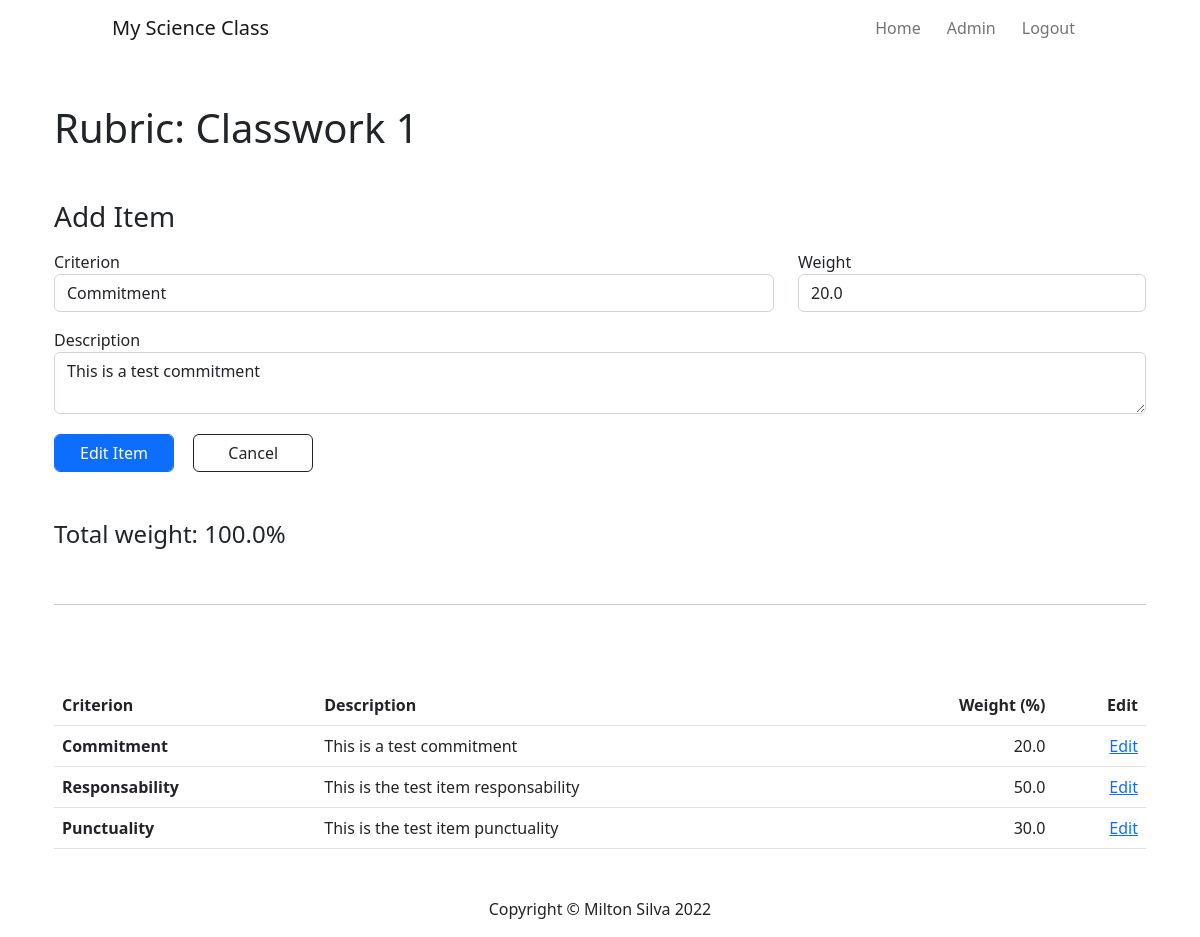
Page /edit-item/1 (signed in) on the committed database.
### databases.py (models this page shows)
class Rubric(db.Model):
    __tablename__ = "rubrics"
    id = db.Column(db.Integer, primary_key=True)
    rubric_name = db.Column(db.String(100), nullable=False)
    description = db.Column(db.Text, nullable=False)
    items = relationship("RubricItem", back_populates="rubric") # (ONE) one rubric - many items
    activity = relationship("Activity", back_populates="rubric")

class RubricItem(db.Model):
    __tablename__ = "rubric_items"
    id = db.Column(db.Integer, primary_key=True)
    criterion = db.Column(db.String(250), nullable=False)
    description = db.Column(db.String(1000), nullable=False)
    weight = db.Column(db.Float(), nullable=False)
    rubric_id = db.Column(db.Integer, db.ForeignKey("rubrics.id")) # (MANY) The many have the foreingkey
    rubric = relationship("Rubric", back_populates="items")
    score = relationship("ItemGrade", back_populates="items")

### main.py (the view, shortened to what this page needs)
@app.route("/edit-item/<int:item_id>", methods=["GET", "POST"])
@login_required
@admin_only
def edit_item(item_id):
    item = RubricItem.query.get(item_id) # Get the item from the database
    requested_rubric = Rubric.query.get(item.rubric_id)
    edit_form = RubricItemForm( #Create an instance for the rubric item
        criterion=item.criterion,
        item_description=item.description,
        weight=item.weight
    )
    weight_sum = 0
    for item in requested_rubric.items:
        weight_sum += item.weight
    print(weight_sum)
    return render_template("add-items.html", rubric=requested_rubric, form=edit_form, is_editing=True, current_user=current_user, weight_sum=weight_sum)

### forms.py
class RubricItemForm(FlaskForm):
    criterion = StringField("Criterion", validators=[DataRequired()])
    item_description = TextAreaField("Description")
    weight = FloatField("Weight", validators=[DataRequired()])
    submit = SubmitField("Add Item")
    edit = SubmitField("Edit Item")
    cancel = SubmitField("Cancel", render_kw={'formnovalidate':True})

### main.py (called while the page is built)
@login_manager.user_loader
def load_user(user_id):
    return User.query.get(int(user_id))

def admin_only(f):
    @wraps(f)
    def decorated_function(*args, **kwargs):
        if current_user.group != "ADMIN":
            return abort(403)
        return f(*args, **kwargs)
    return decorated_function

### templates/add-items.html (shortened to what this page needs)
{% extends 'base.html' %}
{% import "bootstrap/wtf.html" as wtf %}
{% block page_content %}
  <div class="container">
    <h1 class="my-5">Rubric: {{ rubric.rubric_name }}</h1>
    <h3 class="mb-3">Add Item </h3>
    {% if weight_sum != 100 or is_editing: %}
    <form action="" method="POST" class="form" role="form">
      <div class="row">
        <div class="form-group col-md-8">
          {{ wtf.form_field(form.criterion, class="form-control") }}
        </div>
        <div class="form.group col-md-4">
          {{ wtf.form_field(form.weight, class="form-control") }}
        </div>
      </div>
      <div class="form-group mt-3">
        {{ wtf.form_field(form.item_description, class="form-control") }}
      </div>
      <div class="form-group">
        {% if is_editing: %}
        {{ wtf.form_field(form.edit, class="form-control btn btn-primary") }}
        {{ wtf.form_field(form.cancel, class="form-control btn btn-outline-dark") }}
        {% else: %}
        {{ wtf.form_field(form.submit, class="form-control btn btn-primary") }}
        {% endif %}
      </div>
    </form>
    {% else: %}
    <p class="text-info">This rubric is complete. It's total weight is already 100%, if you want to modify something, click on "Edit"</p>
    {% endif %}
    <div class="row my-5">
      <h4 class="col-md-6">Total weight: {{ weight_sum }}%</h4>
    </div>
  <hr class="my-5">
  </div>
  <div class="container rubric-cont">
    <table class="table table-hover">
      <thead>
        <tr class="align-top">
            <th scope="col">Criterion</th>
            <th scope="col">Description</th>
            <th scope="col" class="text-end">Weight (%)</th>
            <th scope="col" class="text-end">Edit</th>
        </tr>
      </thead>
      <tbody>
        {% for item in rubric.items %}
        <tr>
            <th scope="row"> {{ item.criterion }}</th>
            <td>{{ item.description }}</td>
            <td class="text-end">{{ item.weight }}</td>
            <td class="text-end"><a href="{{ url_for('edit_item', item_id=item.id) }}">Edit</a></td>
        </tr>
        {% endfor %}
      </tbody>
    </table>
  </div>
{% include "footer.html" %}
{% endblock %}

### static/css/style.css (style rules this page uses)
.rubric-cont { margin: 5rem auto auto auto; }
#edit { margin-top: 20px; width: 120px; }
#cancel { margin-top: 20px; width: 120px; margin-left: 15px; }

### rows in the picture
Rubric: rubric_name "Classwork 1"
RubricItem: criterion "Commitment", weight "20.0", description "This is a test commitment"
RubricItem: criterion "Responsability", description "This is the test item responsability", weight "50.0"
RubricItem: criterion "Punctuality", description "This is the test item punctuality", weight "30.0"

### other values in the picture
{{ weight_sum }} "100.0"
